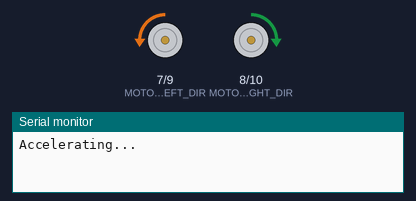
The sketch below on a simulated Arduino Uno, built with avr-gcc and run on an emulated ATmega328P. On the bench: direction and speed pins drawn as motors (green arrow = direction pin HIGH = forward, orange = LOW = backward, longer = more drive), the last lines printed to the serial monitor.

Above: at 0.22 s.
At 1.8 s:
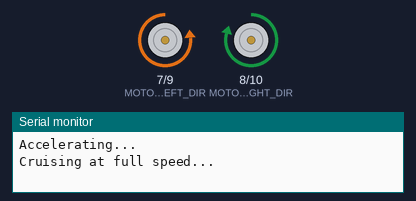
At 3.17 s:
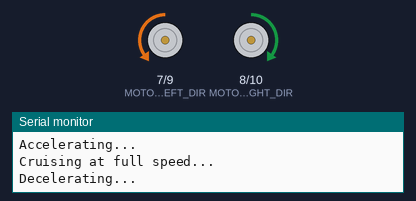
At 5.1 s:
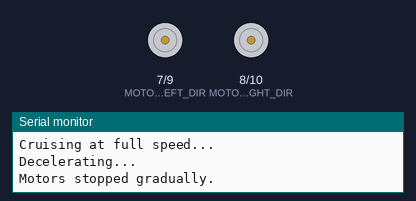
Timing chart, 0 to 8.6 s (numbered marks = the images above):
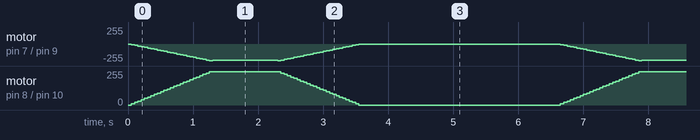

The sketch:

gostraight.ino
```cpp
#include <Arduino.h>

const uint8_t MOTOR_LEFT_DIR  = 7;
const uint8_t MOTOR_RIGHT_DIR = 8;
const uint8_t MOTOR_LEFT_PWM  = 9;
const uint8_t MOTOR_RIGHT_PWM = 10;
const uint8_t ENCODER_LEFT  = 2;   // interrupt 0
const uint8_t ENCODER_RIGHT = 3;   // interrupt 1

void setup() {
  pinMode(MOTOR_LEFT_DIR, OUTPUT);
  pinMode(MOTOR_RIGHT_DIR, OUTPUT);
  pinMode(MOTOR_LEFT_PWM, OUTPUT);
  pinMode(MOTOR_RIGHT_PWM, OUTPUT);

  Serial.begin(9600);
}

void loop() {
  GoStraight();
  delay(3000);
}

// ======== HÀM CHẠY THẲNG VỚI TĂNG & GIẢM TỐC ========
void GoStraight() {
  digitalWrite(MOTOR_LEFT_DIR, LOW);
  digitalWrite(MOTOR_RIGHT_DIR, HIGH);

  int maxSpeed = 250;
  int step = 10;
  int delayTime = 50;

  Serial.println("Accelerating...");
  for (int s = 0; s <= maxSpeed; s += step) {
    analogWrite(MOTOR_LEFT_PWM, s);
    analogWrite(MOTOR_RIGHT_PWM, s);
    delay(delayTime);
  }

  Serial.println("Cruising at full speed...");
  analogWrite(MOTOR_LEFT_PWM, 240);
  analogWrite(MOTOR_RIGHT_PWM, 250);
  delay(1000);

  // ======== GIẢM TỐC DẦN ========
  gradualStop(maxSpeed, step, delayTime);
}

// ======== HÀM DỪNG TỪ TỪ ========
void gradualStop(int currentSpeed, int step, int delayTime) {
  Serial.println("Decelerating...");
  for (int s = currentSpeed; s >= 0; s -= step) {
    analogWrite(MOTOR_LEFT_PWM, s);
    analogWrite(MOTOR_RIGHT_PWM, s);
    delay(delayTime);
  }

  analogWrite(MOTOR_LEFT_PWM, 0);
  analogWrite(MOTOR_RIGHT_PWM, 0);
  Serial.println("Motors stopped gradually.");
}
```
